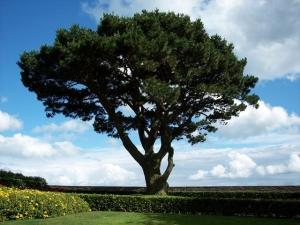
%> input picture Clustering/input/100_0109.png, 300 x 225 px
$ octave --eval "result = Rene(imread('../../Clustering/input/100_0109.png'));"   (GNU Octave 9; MATLAB toolbox functions it lacks are replaced by stand-ins)
%> lines starting %> are read from the running program, lines starting %| are printed output that depends on the picture
function [ output_args ] = Rene( I )
%RENE 此处显示有关此函数的摘要
%   此处显示详细说明
sigma = 250;
R = I(:, :, 1);
[N1, M1] = size(R);
%> N1 = 225; M1 = 300
F = fspecial('gaussian', [N1,M1], sigma);
Efft = fft2(double(F));


R = I(:, :, 1);
R0 = double(R);
Rlog = log(R0+1);
Rfft2 = fft2(R0);

DR0 = Rfft2.* Efft;
DR = ifft2(DR0);
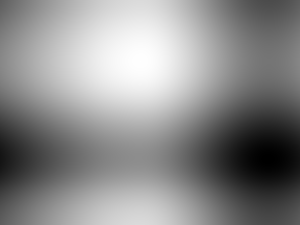
%> DR: size 225x300 double; min 94.47, max 98.89, mean 96.9; drawn with min black and max white

DRlog = log(DR +1);
Rr = Rlog - DRlog;
EXPRr = exp(Rr);
MIN = min(min(EXPRr));
%> MIN = 0.01
MAX = max(max(EXPRr));
%> MAX = 2.67
EXPRr = (EXPRr - MIN)/(MAX - MIN);
EXPRr = adapthisteq(EXPRr);

G = I(:, :, 2);

G0 = double(G);
Glog = log(G0+1);
Gfft2 = fft2(G0);

DG0 = Gfft2.* Efft;
DG = ifft2(DG0);

DGlog = log(DG +1);
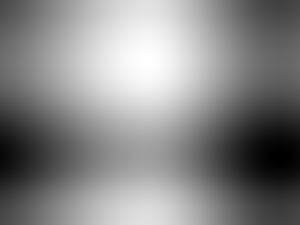
%> DGlog: size 225x300 double; min 4.74, max 4.78, mean 4.76; drawn with min black and max white
Gg = Glog - DGlog;
EXPGg = exp(Gg);
MIN = min(min(EXPGg));
%> MIN = 0.00838
MAX = max(max(EXPGg));
%> MAX = 2.23
EXPGg = (EXPGg - MIN)/(MAX - MIN);
EXPGg = adapthisteq(EXPGg);
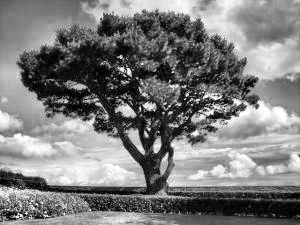
%> EXPGg: size 225x300 double; min 0, max 1, mean 0.49

B = I(:, :, 3);

B0 = double(B);
Blog = log(B0+1);
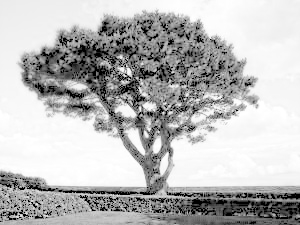
%> Blog: size 225x300 double; min 0, max 5.55, mean 4.05; drawn with min black and max white
Bfft2 = fft2(B0);

DB0 = Bfft2.* Efft;
DB = ifft2(DB0);

DBlog = log(DB+1);
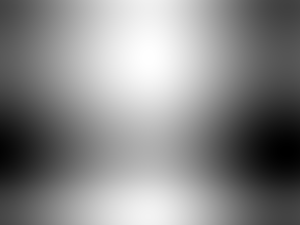
%> DBlog: size 225x300 double; min 4.78, max 4.83, mean 4.8; drawn with min black and max white
Bb = Blog - DBlog;
EXPBb = exp(Bb);
MIN = min(min(EXPBb));
%> MIN = 0.00802
MAX = max(max(EXPBb));
%> MAX = 2.15
EXPBb = (EXPBb - MIN)/(MAX - MIN);
EXPBb = adapthisteq(EXPBb);
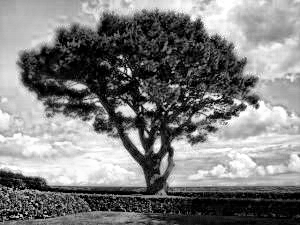
%> EXPBb: size 225x300 double; min 0, max 1, mean 0.497

result = cat(3, EXPRr, EXPGg, EXPBb);
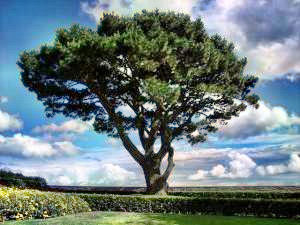
%> result: size 225x300x3 double; mean R, G, B 0.424, 0.49, 0.497
%figure
%subplot(1,2,1), imshow(I);
%subplot(1,2,2), imshow(result);
output_args = result;
end
